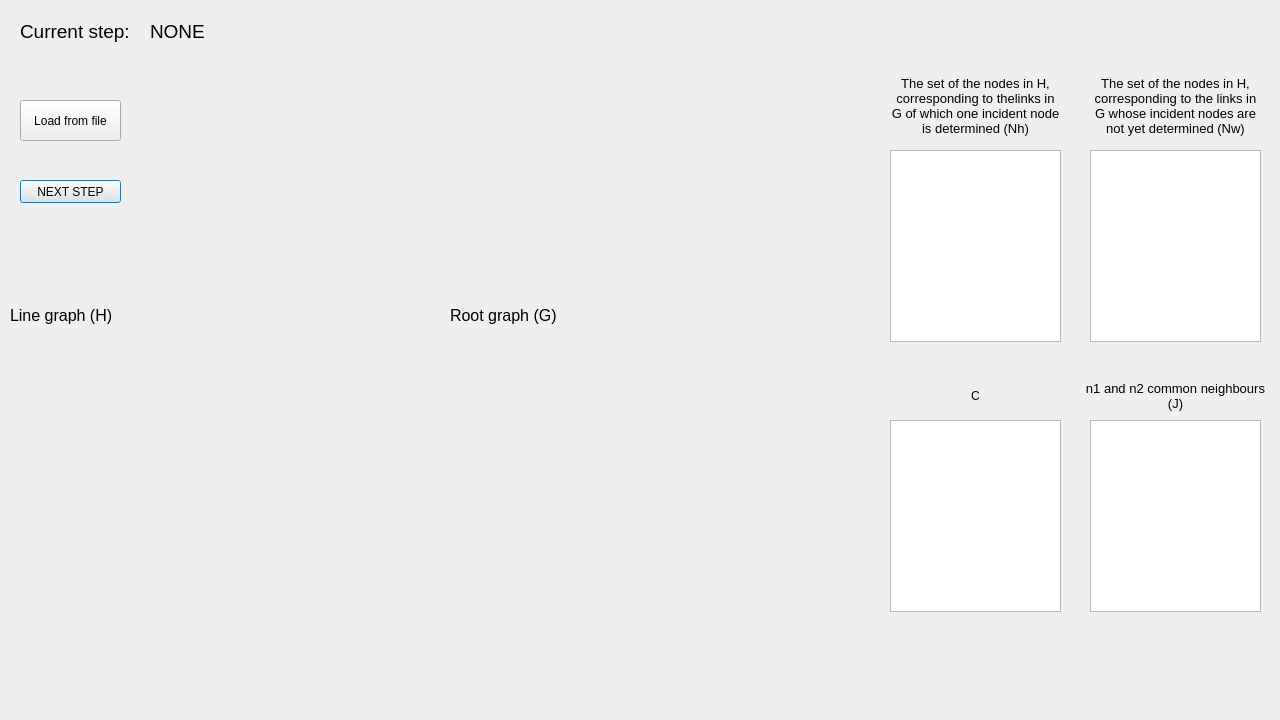
<?xml version="1.0" encoding="UTF-8"?>
<ui version="4.0">
 <class>DrawWindow</class>
 <widget class="QDialog" name="DrawWindow">
  <property name="geometry">
   <rect>
    <x>0</x>
    <y>0</y>
    <width>1280</width>
    <height>720</height>
   </rect>
  </property>
  <property name="windowTitle">
   <string>Dialog</string>
  </property>
  <widget class="QLabel" name="label">
   <property name="geometry">
    <rect>
     <x>10</x>
     <y>300</y>
     <width>141</width>
     <height>31</height>
    </rect>
   </property>
   <property name="font">
    <font>
     <pointsize>12</pointsize>
    </font>
   </property>
   <property name="text">
    <string>Line graph (H)</string>
   </property>
  </widget>
  <widget class="GraphDrawArea" name="lineGraphDrawArea" native="true">
   <property name="geometry">
    <rect>
     <x>10</x>
     <y>330</y>
     <width>421</width>
     <height>371</height>
    </rect>
   </property>
  </widget>
  <widget class="GraphDrawArea" name="nodeGraphDrawArea" native="true">
   <property name="geometry">
    <rect>
     <x>450</x>
     <y>330</y>
     <width>421</width>
     <height>371</height>
    </rect>
   </property>
  </widget>
  <widget class="QLabel" name="label_2">
   <property name="geometry">
    <rect>
     <x>450</x>
     <y>300</y>
     <width>151</width>
     <height>31</height>
    </rect>
   </property>
   <property name="font">
    <font>
     <pointsize>12</pointsize>
    </font>
   </property>
   <property name="text">
    <string>Root graph (G)</string>
   </property>
  </widget>
  <widget class="QLabel" name="label_4">
   <property name="geometry">
    <rect>
     <x>20</x>
     <y>20</y>
     <width>121</width>
     <height>31</height>
    </rect>
   </property>
   <property name="font">
    <font>
     <pointsize>14</pointsize>
    </font>
   </property>
   <property name="text">
    <string>Current step:</string>
   </property>
   <property name="alignment">
    <set>Qt::AlignLeading|Qt::AlignLeft|Qt::AlignTop</set>
   </property>
  </widget>
  <widget class="QLabel" name="label_5">
   <property name="geometry">
    <rect>
     <x>1090</x>
     <y>70</y>
     <width>171</width>
     <height>71</height>
    </rect>
   </property>
   <property name="font">
    <font>
     <pointsize>10</pointsize>
    </font>
   </property>
   <property name="text">
    <string>The set of the nodes in H, corresponding to the links in G whose incident nodes are not yet determined (Nw)</string>
   </property>
   <property name="alignment">
    <set>Qt::AlignCenter</set>
   </property>
   <property name="wordWrap">
    <bool>true</bool>
   </property>
  </widget>
  <widget class="QLabel" name="label_6">
   <property name="geometry">
    <rect>
     <x>890</x>
     <y>70</y>
     <width>171</width>
     <height>71</height>
    </rect>
   </property>
   <property name="font">
    <font>
     <pointsize>10</pointsize>
    </font>
   </property>
   <property name="text">
    <string>The set of the nodes in H, corresponding to thelinks in G of which one incident node is determined (Nh)</string>
   </property>
   <property name="alignment">
    <set>Qt::AlignCenter</set>
   </property>
   <property name="wordWrap">
    <bool>true</bool>
   </property>
  </widget>
  <widget class="QListWidget" name="NwList">
   <property name="enabled">
    <bool>true</bool>
   </property>
   <property name="geometry">
    <rect>
     <x>1090</x>
     <y>150</y>
     <width>171</width>
     <height>192</height>
    </rect>
   </property>
   <property name="selectionMode">
    <enum>QAbstractItemView::NoSelection</enum>
   </property>
  </widget>
  <widget class="QListWidget" name="NhList">
   <property name="geometry">
    <rect>
     <x>890</x>
     <y>150</y>
     <width>171</width>
     <height>192</height>
    </rect>
   </property>
  </widget>
  <widget class="QPushButton" name="nextStepButton">
   <property name="geometry">
    <rect>
     <x>20</x>
     <y>180</y>
     <width>101</width>
     <height>23</height>
    </rect>
   </property>
   <property name="text">
    <string>NEXT STEP</string>
   </property>
  </widget>
  <widget class="QLabel" name="stepLabel">
   <property name="geometry">
    <rect>
     <x>150</x>
     <y>20</y>
     <width>501</width>
     <height>231</height>
    </rect>
   </property>
   <property name="font">
    <font>
     <pointsize>14</pointsize>
    </font>
   </property>
   <property name="text">
    <string>NONE</string>
   </property>
   <property name="alignment">
    <set>Qt::AlignLeading|Qt::AlignLeft|Qt::AlignTop</set>
   </property>
   <property name="wordWrap">
    <bool>true</bool>
   </property>
  </widget>
  <widget class="QPushButton" name="loadFromFileButton">
   <property name="geometry">
    <rect>
     <x>20</x>
     <y>100</y>
     <width>101</width>
     <height>41</height>
    </rect>
   </property>
   <property name="text">
    <string>Load from file</string>
   </property>
  </widget>
  <widget class="QLabel" name="label_7">
   <property name="geometry">
    <rect>
     <x>1080</x>
     <y>380</y>
     <width>191</width>
     <height>31</height>
    </rect>
   </property>
   <property name="font">
    <font>
     <pointsize>10</pointsize>
    </font>
   </property>
   <property name="text">
    <string>n1 and n2 common neighbours (J)</string>
   </property>
   <property name="alignment">
    <set>Qt::AlignCenter</set>
   </property>
   <property name="wordWrap">
    <bool>true</bool>
   </property>
  </widget>
  <widget class="QListWidget" name="JList">
   <property name="geometry">
    <rect>
     <x>1090</x>
     <y>420</y>
     <width>171</width>
     <height>192</height>
    </rect>
   </property>
  </widget>
  <widget class="QLabel" name="label_3">
   <property name="geometry">
    <rect>
     <x>890</x>
     <y>380</y>
     <width>171</width>
     <height>31</height>
    </rect>
   </property>
   <property name="text">
    <string>C</string>
   </property>
   <property name="alignment">
    <set>Qt::AlignCenter</set>
   </property>
  </widget>
  <widget class="QListWidget" name="CList">
   <property name="geometry">
    <rect>
     <x>890</x>
     <y>420</y>
     <width>171</width>
     <height>192</height>
    </rect>
   </property>
  </widget>
 </widget>
 <customwidgets>
  <customwidget>
   <class>GraphDrawArea</class>
   <extends>QWidget</extends>
   <header location="global">graphdrawarea.h</header>
   <container>1</container>
  </customwidget>
 </customwidgets>
 <resources/>
 <connections/>
</ui>
